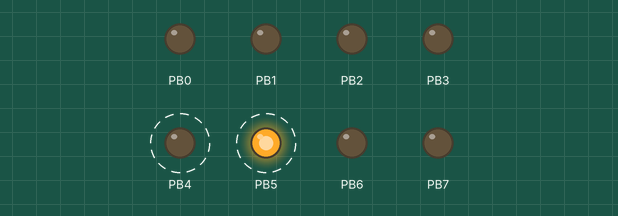
Recording of a program running on a simulated ATmega328P, built with avr-gcc and emulated at 16 MHz. Shown: output pins drawn as LEDs (lit = HIGH). Dashed ring = blinking. What the program prints to the serial monitor is not drawn.

Above: at 1.5 s.
Timing chart, 0 to 3.0 s (numbered marks = the images above):
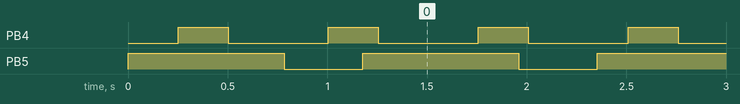

Measured:
- by itself, PB4: alternates HIGH for 0.25 s and LOW for 0.50 s
- by itself, PB5: alternates HIGH for 0.78 s and LOW for 0.39 s

The program:

main.c
```c
#include <avr/io.h>
#include <avr/interrupt.h>
#include <util/delay.h>
#define F_CPU 16000000UL

unsigned volatile int k = 0, n = 0;

ISR(TIMER2_COMPA_vect){
	k = k+1;							//Contador para piscar LED externo a placa
	if (k == (245)) PORTB |= 0x10;		//Como o tempo em segundos está configurado = 0,00102: (0,5/0,00102)/2 ~= 245 ciclos
	if (k == (245*2)) PORTB &= 0xEF;
	if (k >= (245*3)) k = 0;

	n = n+1;						//Contador para piscar o LED interno da placa
	if (n <= (383)) PORTB |= 0x20;		//Precisa-se de 0,78: (0,78/0,00102)/2 ~= 383 ciclos
	if (n >= (383*2)) PORTB &= 0xDF;
	if (n >= (383*3)) n=0;
}


void setup(){
	/*
	 * Modo de transmissão multi-processador desabilitado e velocidade de transmissão normal: UCSRA[1:0] setados como 0
	 * Todas as interrupções relacionadas ao UART desabilitadas: UCSR0B[7:5] setados como 0
	 * Somente o transmissor ativado: UCSR0B[3] setado como 1 e UCSR0B[4] setado como 0
	 * Número de bits de dados por frame igual a 8: UCZ0n[2:0] = (011) -> Valores setados em UCSR0B(bit 2) em UCSR0C(bits 1 e 2)
	 * Modo Assíncrono de funcionamento da USART: UCSR0C[7:6] setados como 00(UMSEL = 00) e UCSR0C[0] setado como 0
	 * Uso de um bit de paridade (ímpar): UCSR0C[5:4] setados como 11 (UPM = 11)
	 * Uso de um bit apenas de parada: UCSR0C[3] setado como 0 (USBS0 = 0)
	 */
	UCSR0A |= 0x00;
	UCSR0B |= 0x08;
	UCSR0C |= 0x36;

	//Setando o baundrate como 38400, UBRRn[11:0] precisa ser setado como 25
	UBRR0H = 0;
	UBRR0L = 25;
	//Modo de operação Timer sendo o CTC, precisa-se setar WGM2[2:0] = 010 p/ TCCR2A, e modo normal de opr.
	TCCR2A = 0x02;
	//TCCR2A = 0b10100010;

	/*
	 * TCCR2B[5:4] não configuráveis, TCCR2B[3]: WGM2[2] = 0 como descrito acima;
	 * TCCR2B[2:0] = CS2[2:0] -> Clock Select -> CSS2[2:2] = 100 p/ Prescaler -> 4 (CLK_T2S/64)
	 * Usando OCR2A = 255, o tempo em segundos -> 0,00102 segundos
	 */
	TCCR2B = 0x04;
	OCR2A = 255;
	/*
	 *Mascara de interrupção do Timer em B e em A setadas [TIMSK2[2:1] = 1]
	 *Isso significa que a cada vez que o processador fizer uma comparação em A e B, vai acionar uma interrupção
	 */
	TIMSK2 = 0x02;
	//*p_ocr2b = 250;

	DDRB |= 0xFF;
	PORTB &= 0;

	sei();
}

void le_strings(char vet[]){
	int i;

	for( i=0 ; vet[i]!='\0' ;){
		UDR0 = vet[i];

		while(!(UCSR0A & 0b00100000));
		i++;
		_delay_ms(100);

	}
}

int main (){

	setup();

	char msg[] = "Atividade 8 - Interrupcoes temporizadas tratam concorrencia entre taregas!\n";
	char end[] = "Mensagem transmitida com sucesso!";

	while(1){
		le_strings(msg);
		le_strings(end);
		_delay_ms(5000);
	}
}
```
